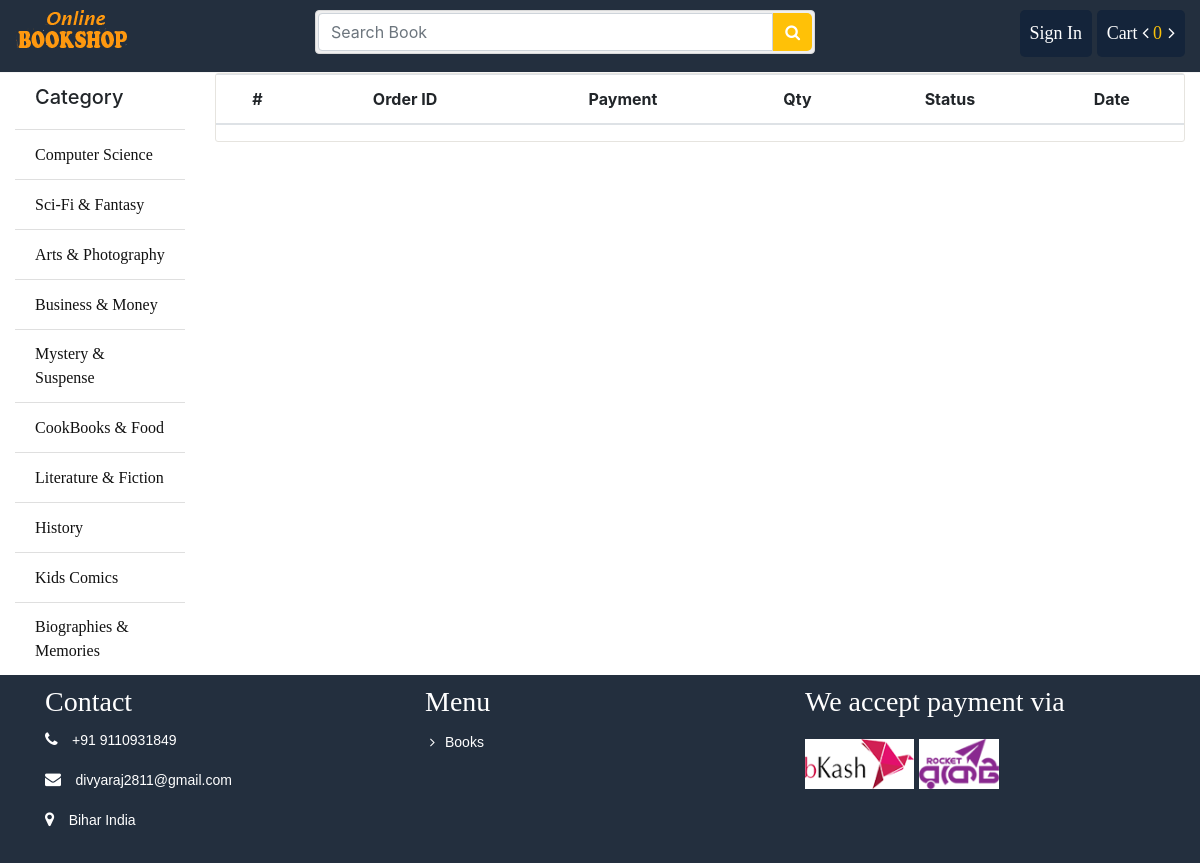
The page /order/ on the database its author committed.
### store/models.py (models this page shows, shortened)
class Category(models.Model):
	name = models.CharField(max_length = 100)
	slug = models.SlugField(max_length = 150, unique=True ,db_index=True)
	icon = models.FileField(upload_to = "category/")
	create_at = models.DateTimeField(auto_now_add = True)
	updated_at = models.DateTimeField(auto_now_add = True)

### order/views.py (the view)
# urls.py: path('', views.order_list, name="order_list"),
def order_list(request):
	my_order = Order.objects.filter(customer_id = request.user.id).order_by('-created')
	paginator = Paginator(my_order, 5)
	page = request.GET.get('page')
	myorder = paginator.get_page(page)
	return render(request, 'order/list.html', {"myorder": myorder})

### cart/cart.py (called while the page is built)
    def __len__(self):
        return sum(item['quantity'] for item in self.cart.values())

### store/context_processors.py (called while the page is built)
def sidebar(request):
	categories = Category.objects.all()
	context = {
		"cat":categories
	}
	return context

def cart(request):
	cart = Cart(request)
	context = {
		"cart": cart
	}
	return context

### order/templates/order/list.html (shortened to what this page needs)
{% extends 'store/base.html' %}
{% load customfunction %}
{% load static %}
{% block container %}
			<div class="cart_info">
			    <table class="table table-hover">
			        <thead class="text-center">
			            <tr>
			                <th scope="col">#</th>
			                <th scope="col">Order ID</th>
			                <th scope="col">Payment</th>
			                <th scope="col">Qty</th>
			                <th scope="col">Status</th>
			                <th scope="col">Date</th>
			            </tr>
			        </thead>
			    </table>
			</div>
		{% endblock %}

### store/templates/store/bin/sidebar.html
			<ul class="list-group list-group-flush">
				<li class="list-group-item"><h5>Category</h5></li>
				{% for p in cat %}
				<li class="list-group-item"><a href="{% url 'store:category' id=p.id %}">{{p.name}}</a></li>
				{% endfor %}
			</ul>

### store/static/css/style.css (style rules this page uses)
.titleheader > h3, a { font-family: "Times New Roman", Times, serif; display: inline-block; }
ul li { list-style: none; }
.list-group li a { color: #111; }
.cart_info { border: 1px solid #E6E4DF; border-radius: 3px; margin-bottom: 20px; }

### rows shown on the page
Category: name "Computer Science"
Category: name "Sci-Fi & Fantasy"
Category: name "Arts & Photography"
Category: name "Business & Money"
Category: name "Mystery & Suspense"
Category: name "CookBooks & Food"
Category: name "Literature & Fiction"
Category: name "History"
Category: name "Kids Comics"
Category: name "Biographies & Memories"

### other values the page prints
{{ cart|length }} "0"
